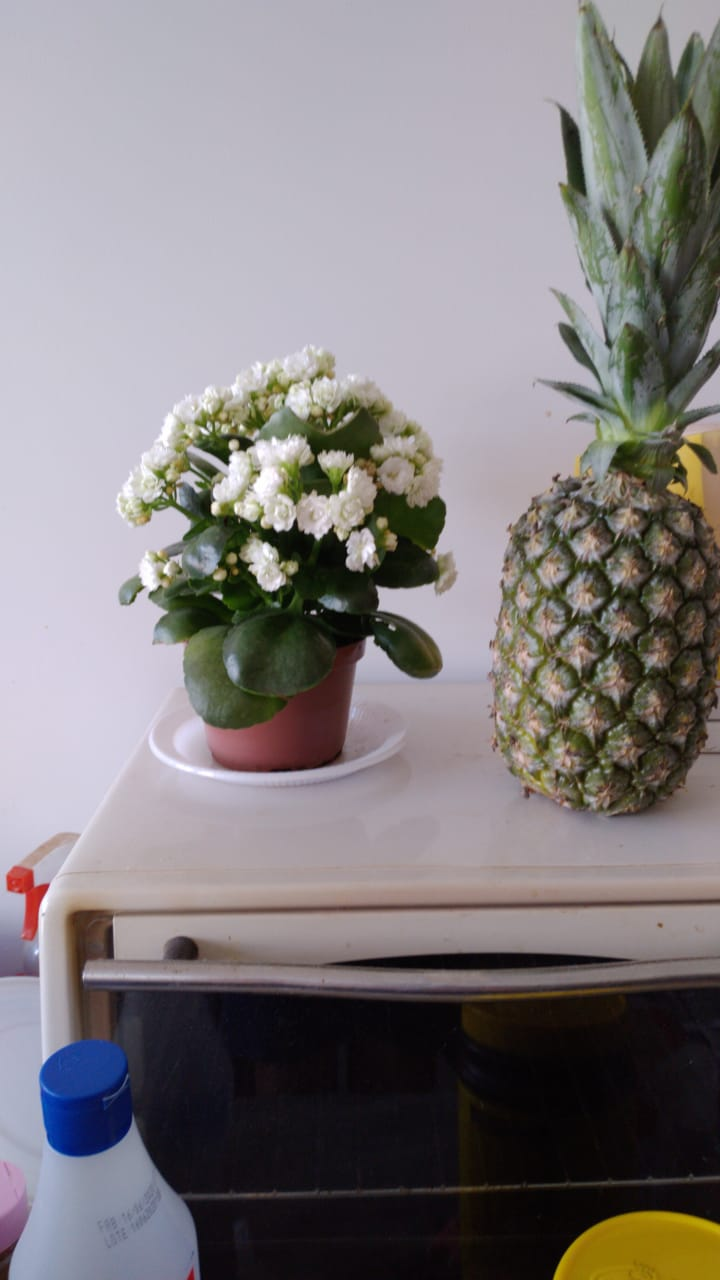
#> input picture teste10/01.jpeg, 720 x 1280 px
$ python -i funcoes.py   (imports and definitions only)
#> lines starting #> are read from the running program, lines starting #| are printed output that depends on the picture
#> further down, picture is the input picture: shape (1280, 720, 3); mean B, G, R 126.5, 125, 129.8
import numpy as np
import cv2
import math
import maxflow as mf


# [52 lines left out: functions DImage, getMarkers, getPoints, not called in this run]


def getPos(x, y, col):
    return x * col + y


# [51 lines left out: functions valida, geraGrafo, not called in this run]


def divisao(images, pontos, intervalo):
    i = 1


# [59 lines left out: functions geraCostura, costuraImagens, not called in this run]


def copyOver(source, destination):
#> called with destination = 'out.png'
    result_grey = source  # cv2.cvtColor(source, cv2.COLOR_BGR2GRAY)
    ret, mask = cv2.threshold(result_grey, 10, 255, cv2.THRESH_BINARY)
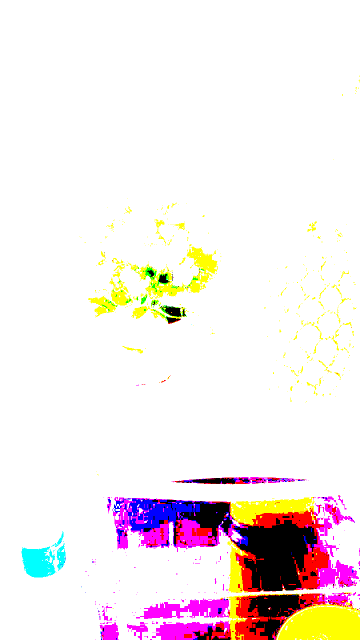
#> mask: shape (1280, 720, 3) (shown at 1/2 size); mean B, G, R 234.1, 233.9, 243.9
    mask_inv = cv2.bitwise_not(mask)
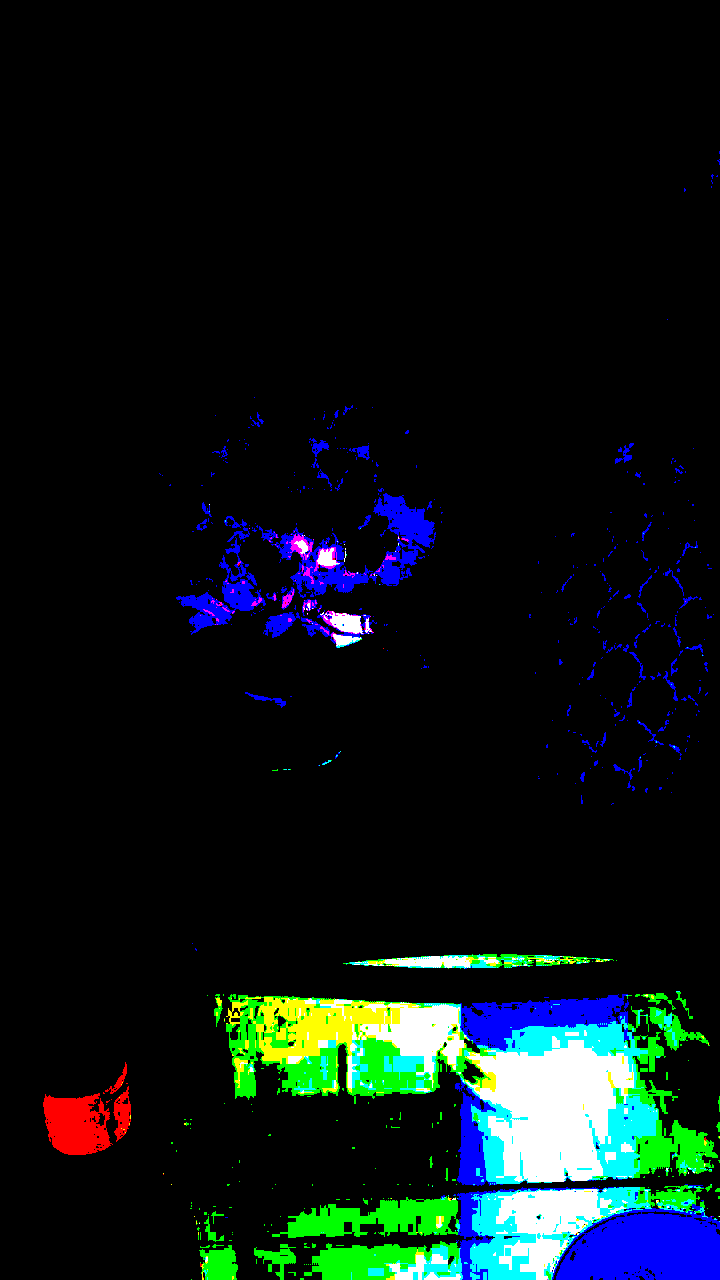
#> mask_inv: shape (1280, 720, 3); mean B, G, R 20.9, 21.1, 11.1
#> (the run stopped early here; a loop or call above may not have finished)

$ run again, on teste10/02.jpeg
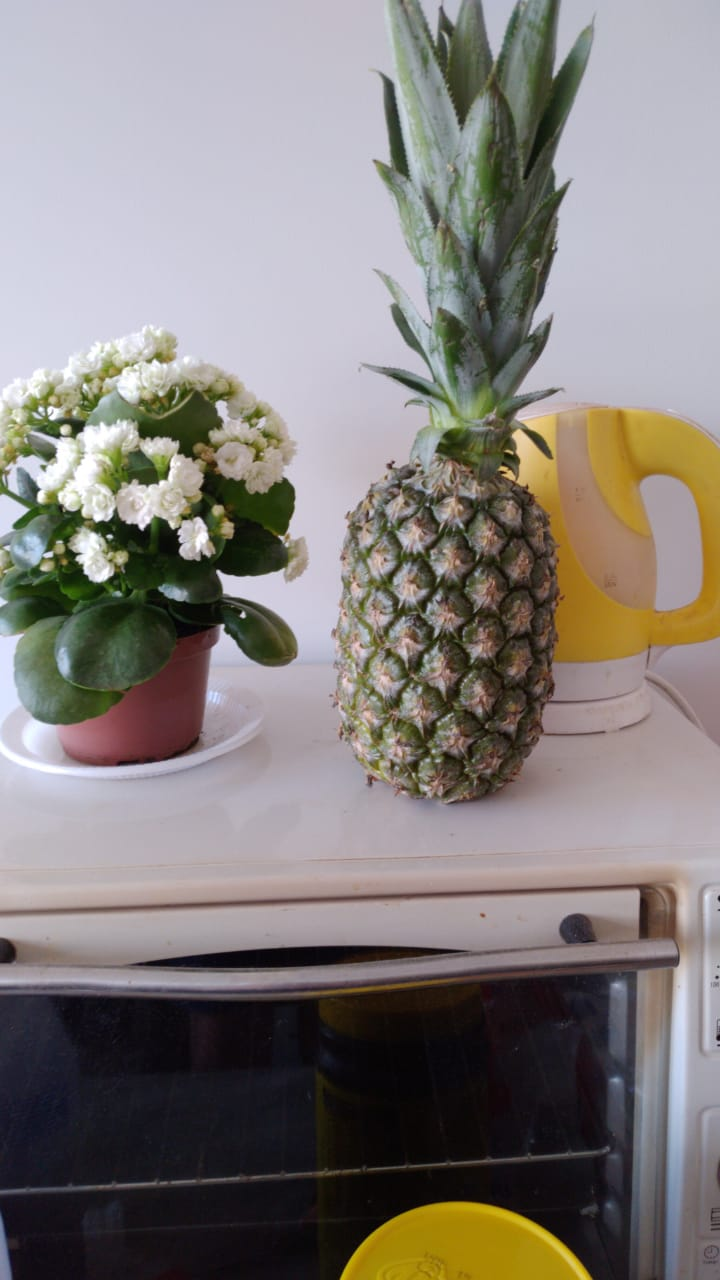
#> input picture teste10/02.jpeg, 720 x 1280 px
#> picture is the input picture: shape (1280, 720, 3); mean B, G, R 122.8, 126.1, 131.5
#> in copyOver, `ret, mask = cv2.threshold(result_grey, 10, 255, cv2.THRESH_BINARY)`:
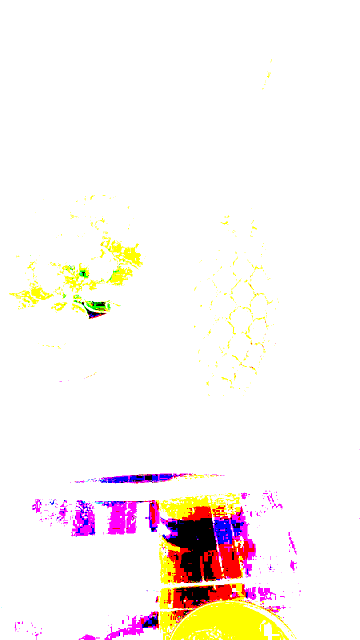
#> mask: shape (1280, 720, 3) (shown at 1/2 size); mean B, G, R 240.3, 243.6, 250.5
#> in copyOver, `mask_inv = cv2.bitwise_not(mask)`:
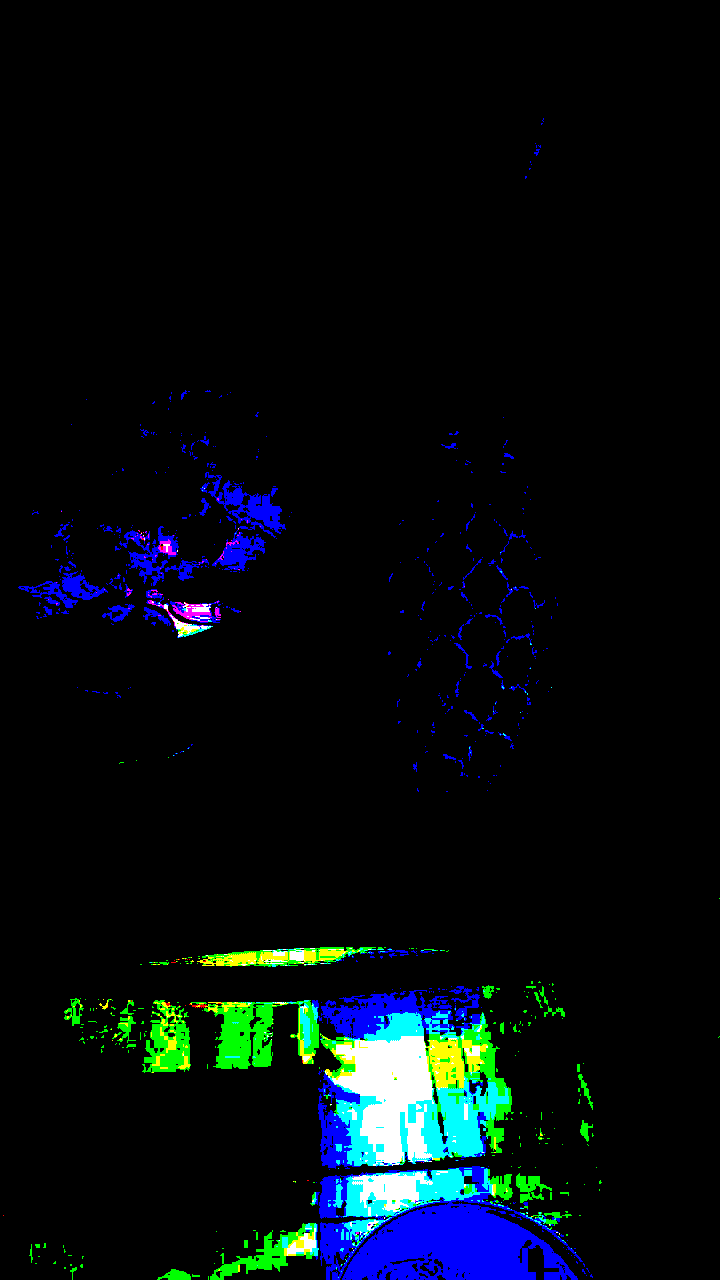
#> mask_inv: shape (1280, 720, 3); mean B, G, R 14.7, 11.4, 4.5

$ run again, on teste10/03.jpeg
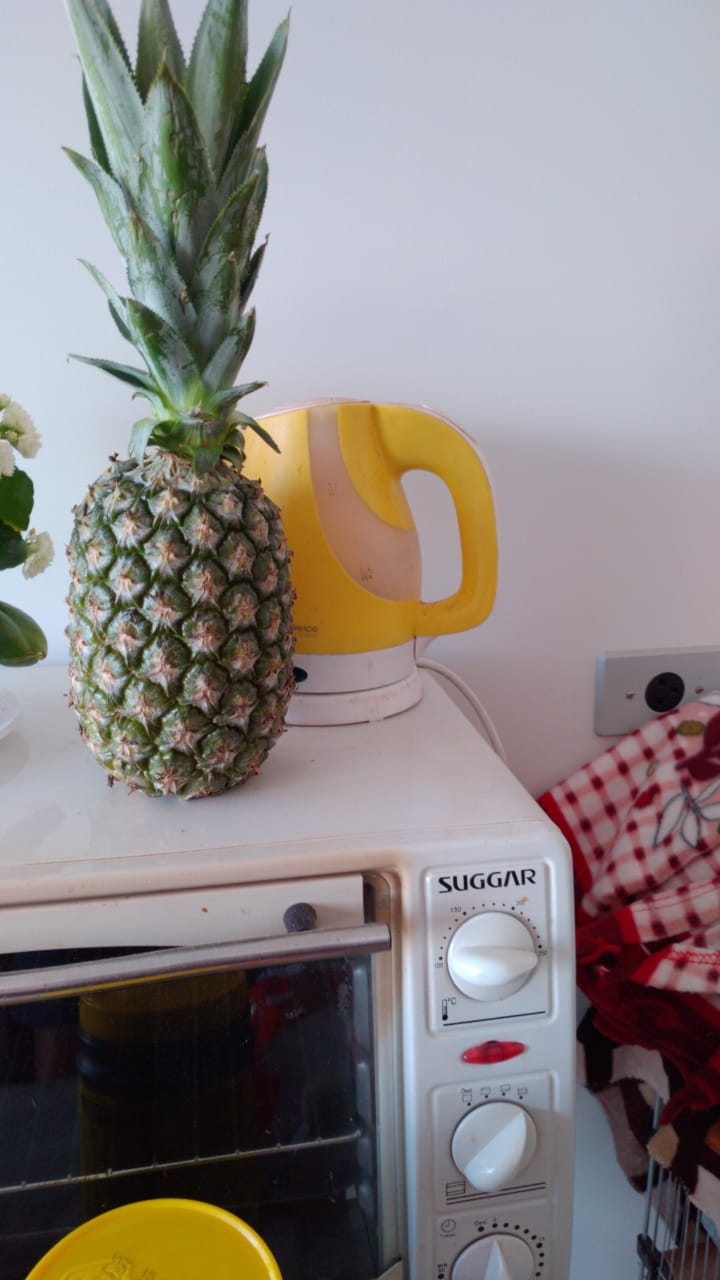
#> input picture teste10/03.jpeg, 720 x 1280 px
#> picture is the input picture: shape (1280, 720, 3); mean B, G, R 131, 132.3, 138.6
#> in copyOver, `ret, mask = cv2.threshold(result_grey, 10, 255, cv2.THRESH_BINARY)`:
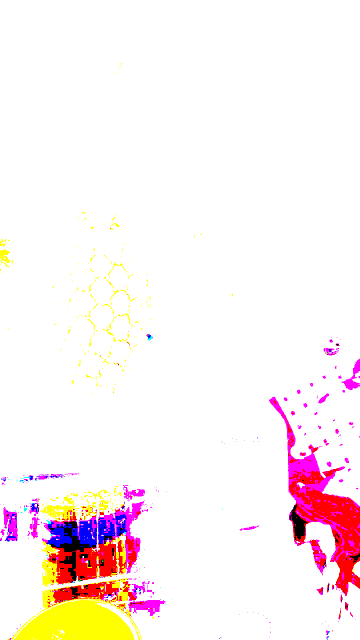
#> mask: shape (1280, 720, 3) (shown at 1/2 size); mean B, G, R 240.2, 240, 252.1
#> in copyOver, `mask_inv = cv2.bitwise_not(mask)`:
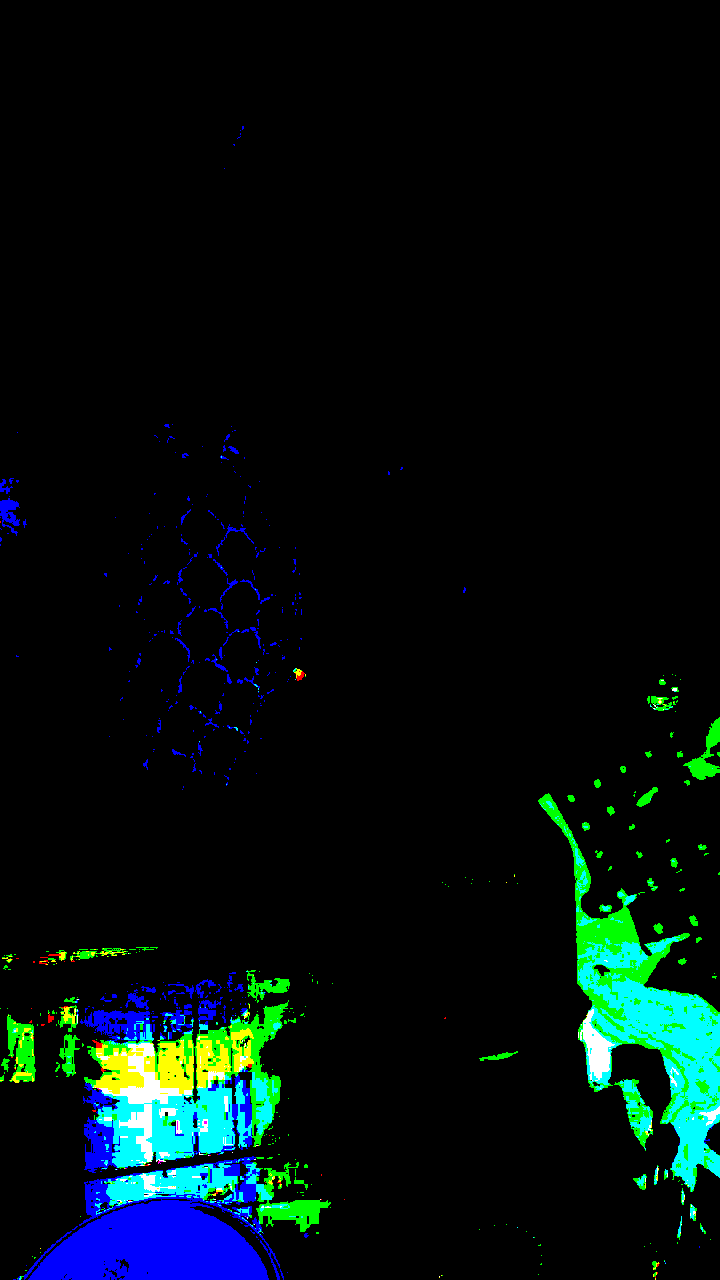
#> mask_inv: shape (1280, 720, 3); mean B, G, R 14.8, 15, 2.9
